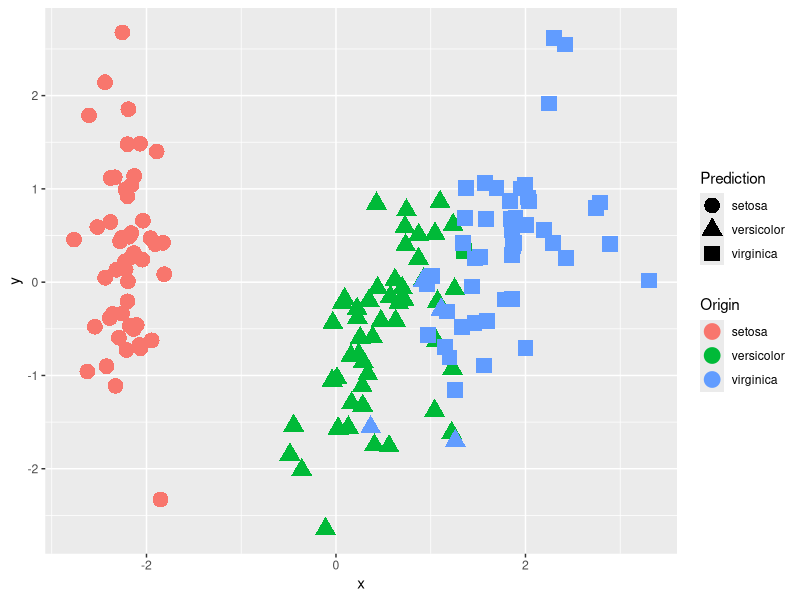

Reproduce this figure in R.
## ---- chunk 1
require(randomForest)
N = nrow(iris)
training_index = sample(1:N,0.6*N,replace = F)
training = iris[training_index, ]
testing = iris[-training_index, ]
mymodel = randomForest(Species~.,data = training)
## ---- chunk 2
pred = predict(mymodel,newdata = testing[,-5])
table(pred,testing[,5])
## ---- chunk 3
mydata = cmdscale(dist( scale(iris[,-5]) ) )
Prediction = predict(mymodel,newdata = iris[,-5])
mydataframe = data.frame(x=mydata[,1],
                         y=mydata[,2],
                         Origin = iris$Species,
                         Prediction = Prediction)

## ---- chunk 4
require(ggplot2)
p = ggplot(mydataframe,aes(x,y))
p + geom_point(aes(color = Origin,shape=Prediction),size=5)
